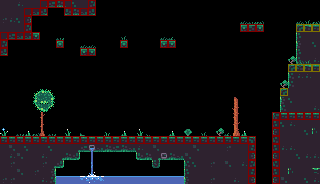

Tiled map render using the project's own tile images. Description and the map definition, with tile-layer contents summarised, below:
An orthogonal 40x23 tile map with 8x8 px tiles, 3 tile layers (MainBlocks, Details, Collisions), 2 tilesets.

<map version="1.10" tiledversion="1.11.0" orientation="orthogonal" renderorder="right-down" width="40" height="23" tilewidth="8" tileheight="8" infinite="0" nextlayerid="10" nextobjectid="3">
 <tileset firstgid="1" name="blocks" tilewidth="8" tileheight="8" tilecount="16384" columns="128">
  <image source="../../Assets/blocks.png" width="1024" height="1024" />
 </tileset>
 <tileset firstgid="16385" name="collision-boxes" tilewidth="8" tileheight="8" tilecount="64" columns="8">
  <image source="../../Assets/collision-boxes.png" width="64" height="64" />
 </tileset>
 <layer id="3" name="MainBlocks" width="40" height="23">
  <data>[920 cells, 286 non-empty, 24 distinct tile ids]</data>
 </layer>
 <layer id="5" name="Details" width="40" height="23">
  <data>[920 cells, 124 non-empty, 43 distinct tile ids]</data>
 </layer>
 <layer id="9" name="Collisions" width="40" height="23">
  <data>[920 cells, 89 non-empty, 2 distinct tile ids]</data>
 </layer>
</map>